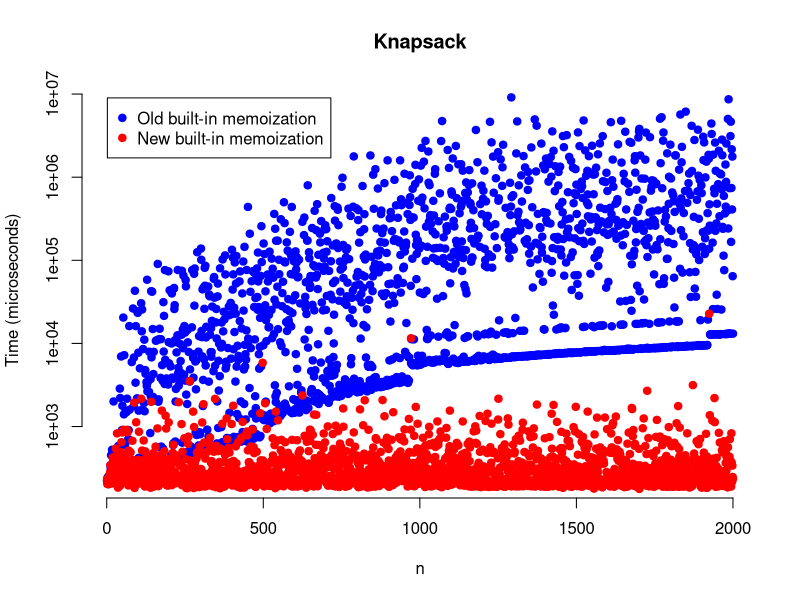

Write R code to recreate this figure.
f1 <- read.csv(file = "knap-old-memo.csv")
f2 <- read.csv(file = "knap-new-memo.csv")

f1$time = f1$time / 1000
f2$time = f2$time / 1000

plot(f1$n, f1$time, main = "Knapsack", log = "y", xlab = "n", ylab = "Time (microseconds)", pch = 19, frame = FALSE, col = "blue")
points(f2$n, f2$time, pch = 19, col = "red")


legend(2, 9000000, legend=c("Old built-in memoization", "New built-in memoization"), pch=c(19, 19), col=c("blue", "red"))
